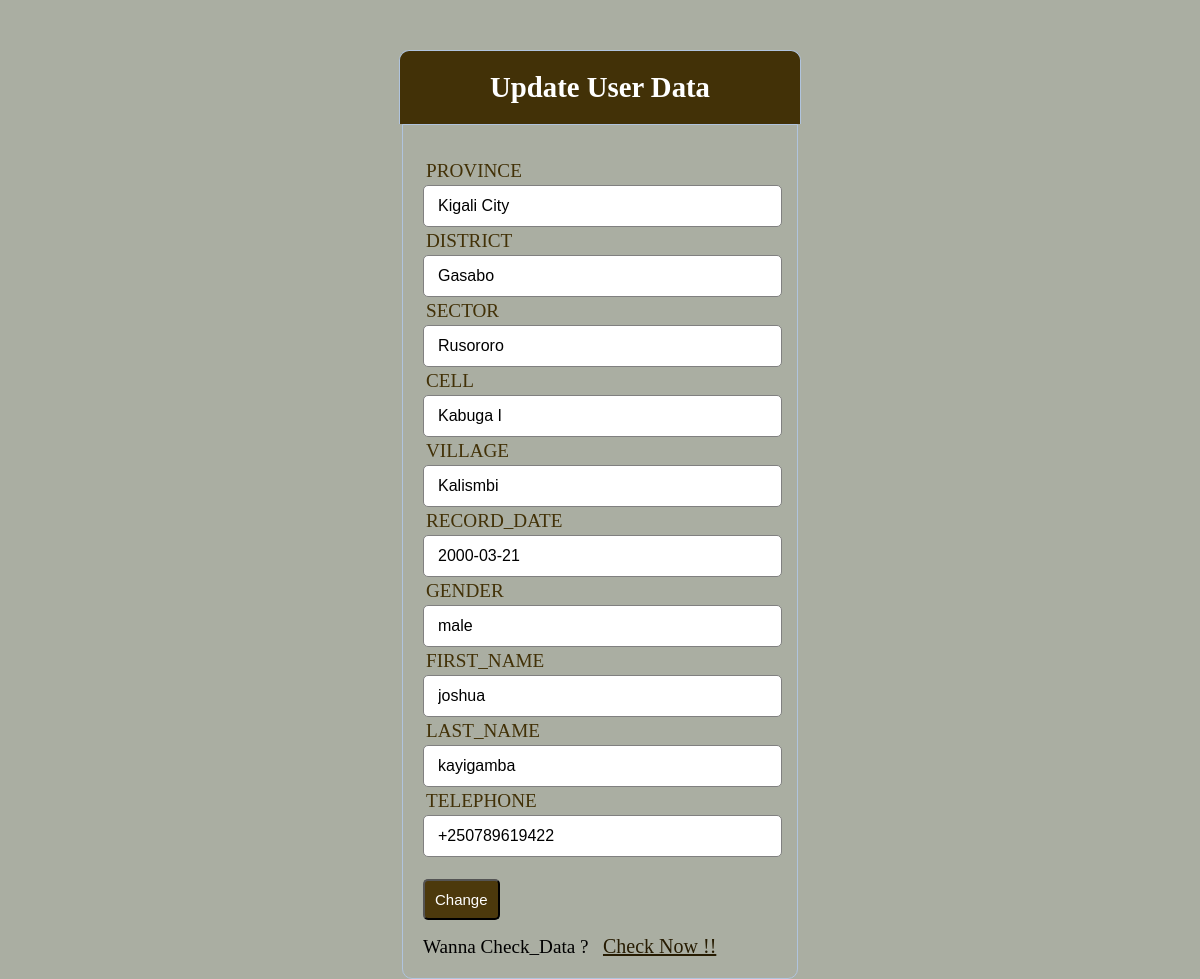
Screenshot of /umuganda_project/admin/people_edit.php?ID_NUMBER=1199680391000113 with the database file from the repository.
### tables this page shows
CREATE TABLE `umuganda_project` (
  `ID` INT auto_increment PRIMARY KEY,
  `PROVINCE` varchar(255) NOT NULL,
  `DISTRICT` varchar(255) NOT NULL,
  `SECTOR` varchar(255) NOT NULL,
  `CELL` varchar(255) NOT NULL,
  `VILLAGE` varchar(255) NOT NULL,
  `RECORD_DATE` date NOT NULL,
  `GENDER` varchar(255) NOT NULL,
  `ID_NUMBER` varchar(16) NOT NULL,
  `FIRST_NAME` varchar(255) NOT NULL,
  `LAST_NAME` varchar(255) NOT NULL,
  `TELEPHONE` varchar(255) NOT NULL,
  `RESULT` varchar(255) NOT NULL,
  `AVATAR` varchar(255) NOT NULL
);

### umuganda_project/admin/people_edit.php (the view, shortened to what this page needs)
<?php
require 'connection.php';
$ID_NUMBER = $_GET['ID_NUMBER'];
$sql = 'SELECT * FROM 	umuganda_project WHERE ID_NUMBER=:ID_NUMBER';
$statement = $db->prepare($sql);
$statement->execute([':ID_NUMBER' => $ID_NUMBER ]);
$person = $statement->fetch(PDO::FETCH_OBJ);
?>
<!DOCTYPE html>
<html>
<head>
	<link rel="stylesheet" type="text/css" href="css/Style.css">
</head>
<body  style="
        background: #aaaea2;">
<div class="header">
	<h2>
	Update User  Data
	</h2>
</div>
<form method="post" >
<div class="input-group"  >
<label>PROVINCE</label>
<input type="text" name="PROVINCE" value="<?= $person->PROVINCE; ?>" required="">
<label>DISTRICT</label>
<input type="text" name="DISTRICT" value="<?= $person->DISTRICT; ?>" required="">
<label>SECTOR</label>
<input type="text" name="SECTOR" value="<?= $person->SECTOR; ?>" required="">
<label>CELL</label>
<input type="text" name="CELL" value="<?= $person->CELL; ?>" required="">
<label>VILLAGE</label>
<input type="text" name="VILLAGE" value="<?= $person->VILLAGE; ?>" required="">
<label>RECORD_DATE</label>
<input type="text" name="RECORD_DATE" value="<?= $person->RECORD_DATE; ?>" required="">
<label>GENDER</label>
<input type="text" name="GENDER" value="<?= $person->GENDER; ?>" required="">
<label>FIRST_NAME</label>
<input type="text" name="FIRST_NAME" value="<?= $person->FIRST_NAME; ?>" required="" >
<label>LAST_NAME</label>
<input type="text" name="LAST_NAME" value="<?= $person->LAST_NAME; ?>" required="">
<label>TELEPHONE</label>
<input type="phone" name="TELEPHONE" value="<?= $person->TELEPHONE; ?>" required="" >
<input type="text" name="AVATAR" value="AVATAR" style="display: none;"><br><br>
<button onclick="return confirm('Are you sure!! You want to submit Data ?')" type="submit" name="next" class="btn">Change</button>
</div>
<p>
	Wanna Check_Data ?
	&nbsp;
	<a onclick="return confirm('Are you sure!! You want to Check Data ?')" href="people_details.php" style="color: #271c02; font-size: 20px;"  >Check Now !!</a>
</p>
</form>
</body>
</html>

### umuganda_project/admin/css/style.css (style rules this page uses)
* { margin: 0px; padding: 0px; }
body { font-size: 119.9%; }
.header { width: 30%; margin: 50px auto 0px; color: white; background: #423107; text-align: center; border: 1px solid #B0C4DE; border-bottom: none;; border-radius: 10px 10px 0px 0px; padding: 20px; }
form { width: 29.5%; margin: 0px auto; padding: 20px; border: 1px solid #B0C4DE; border-radius: 0px 0px 10px 10px; }
.input-group { margin: 15px 0px 15px 0px; }
.input-group label { color: #423107; display: block; text-align: left; margin: 3px; }
.input-group input { height: 30px; width: 93%; padding: 5px 14px; font-size: 16px; border-radius: 5px; border: 1px solid gray; }
.btn { padding: 10px; font-size: 15px; color: white; background: #4c390c; border-radius: 5px; }

### rows the page displays
umuganda_project: PROVINCE "Kigali City", DISTRICT "Gasabo", SECTOR "Rusororo", CELL "Kabuga I", VILLAGE "Kalismbi", RECORD_DATE "2000-03-21", GENDER "male", FIRST_NAME "joshua", LAST_NAME "kayigamba", TELEPHONE "+250789619422"
